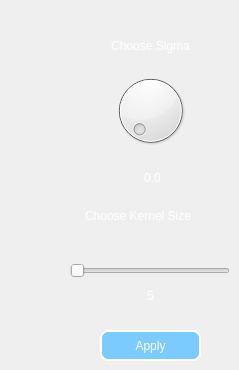
      <widget class="QWidget" name="gaussianBlur">
       <widget class="QDial" name="dial">
        <property name="geometry">
         <rect>
          <x>110</x>
          <y>60</y>
          <width>81</width>
          <height>101</height>
         </rect>
        </property>
       </widget>
       <widget class="QPushButton" name="gaussianApply">
        <property name="geometry">
         <rect>
          <x>100</x>
          <y>330</y>
          <width>101</width>
          <height>31</height>
         </rect>
        </property>
        <property name="styleSheet">
         <string notr="true">background-color: rgb(124, 203, 255);
color: rgb(255, 255, 255);
border-radius: 8px;
border: 2px solid rgb(255, 255, 255);
font: 10pt &quot;MS Sans Serif&quot;;</string>
        </property>
        <property name="text">
         <string>Apply</string>
        </property>
       </widget>
       <widget class="QLabel" name="dialLabel">
        <property name="geometry">
         <rect>
          <x>125</x>
          <y>170</y>
          <width>55</width>
          <height>16</height>
         </rect>
        </property>
        <property name="autoFillBackground">
         <bool>false</bool>
        </property>
        <property name="styleSheet">
         <string notr="true">font: 9pt &quot;MS Shell Dlg 2&quot;;
color: white;
</string>
        </property>
        <property name="text">
         <string>0.0</string>
        </property>
        <property name="alignment">
         <set>Qt::AlignCenter</set>
        </property>
       </widget>
       <widget class="QLabel" name="label_3">
        <property name="geometry">
         <rect>
          <x>105</x>
          <y>30</y>
          <width>91</width>
          <height>31</height>
         </rect>
        </property>
        <property name="styleSheet">
         <string notr="true">font: 9pt &quot;MS Shell Dlg 2&quot;;
color: white;
</string>
        </property>
        <property name="text">
         <string>Choose Sigma</string>
        </property>
        <property name="alignment">
         <set>Qt::AlignCenter</set>
        </property>
       </widget>
       <widget class="QSlider" name="gaussianSlider">
        <property name="geometry">
         <rect>
          <x>70</x>
          <y>260</y>
          <width>160</width>
          <height>22</height>
         </rect>
        </property>
        <property name="styleSheet">
         <string notr="true">color: rgb(143, 241, 255)</string>
        </property>
        <property name="orientation">
         <enum>Qt::Horizontal</enum>
        </property>
       </widget>
       <widget class="QLabel" name="gaussianKernelLabel">
        <property name="geometry">
         <rect>
          <x>110</x>
          <y>280</y>
          <width>81</width>
          <height>31</height>
         </rect>
        </property>
        <property name="styleSheet">
         <string notr="true">font: 9pt &quot;MS Shell Dlg 2&quot;;
color: white;
</string>
        </property>
        <property name="text">
         <string>5</string>
        </property>
        <property name="alignment">
         <set>Qt::AlignCenter</set>
        </property>
       </widget>
       <widget class="QLabel" name="label_5">
        <property name="geometry">
         <rect>
          <x>85</x>
          <y>200</y>
          <width>131</width>
          <height>31</height>
         </rect>
        </property>
        <property name="minimumSize">
         <size>
          <width>111</width>
          <height>31</height>
         </size>
        </property>
        <property name="styleSheet">
         <string notr="true">font: 9pt &quot;MS Shell Dlg 2&quot;;
color: white;
</string>
        </property>
        <property name="text">
         <string>Choose Kernel Size</string>
        </property>
       </widget>
      </widget>
